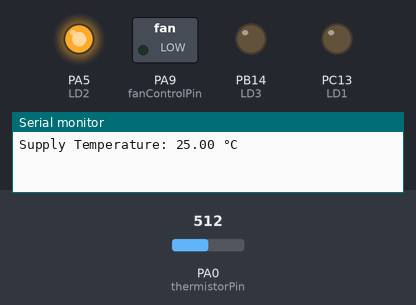
This sketch was run on a simulated STM32 Blue Pill. On the bench: switched loads named in the sketch (green lamp = pin HIGH), output pins drawn as LEDs (lit = HIGH), the last lines printed to the serial monitor. Dashed ring = blinking. The test bench sets the inputs (shaded band); at power-on: PA0 (thermistorPin) = 512.

Above: at 1.2 s.
1.3 s: PA0 (thermistorPin) set to 465
4.7 s: PA0 (thermistorPin) set to 440
At 6.9 s:
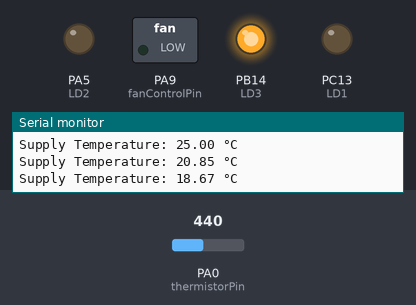
9.6 s: PA0 (thermistorPin) set to 716
At 13.7 s:
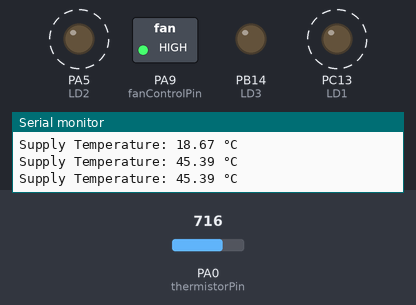
14.1 s: PA0 (thermistorPin) set to 523
17.6 s: PA0 (thermistorPin) set to 497
At 18.9 s:
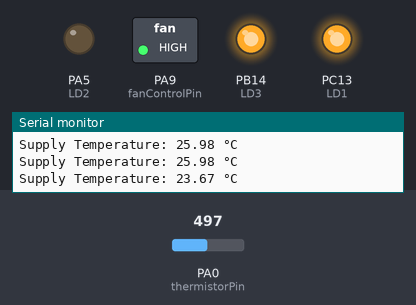
21.6 s: PA0 (thermistorPin) set to 306
At 22.7 s:
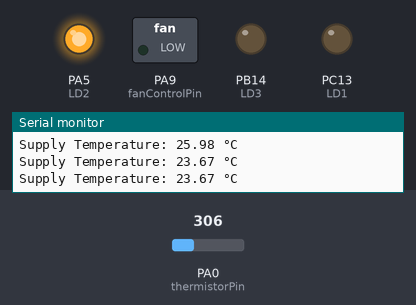
Timing chart, 0 to 27.5 s (numbered marks = the images above; inputs shaded):
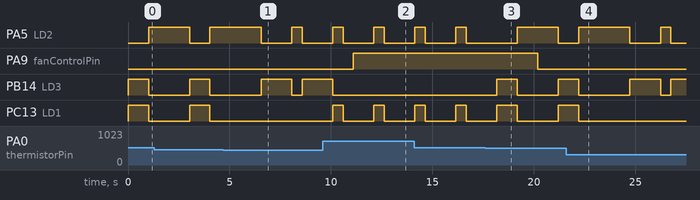

Measured:
- the behaviour switches between 456 and 455 on PA0 (thermistorPin) (found by bisection; images 0 and 1)
- the behaviour switches between 513 and 512 on PA0 (thermistorPin) (found by bisection; images 2 and 3)
- after the input at 4.7 s, PC13 (LD1): stays LOW (without the input it goes to HIGH after 1.4 s)
- after the input at 9.6 s, PA9 (fanControlPin): LOW → HIGH after 1.5 s; PB14 (LD3): goes on until 10.1 s, then stays LOW; PC13 (LD1): alternates HIGH for 0.50 s and LOW for 1.5 s, starting after 0.50 s
- after the input at 17.6 s, PA9 (fanControlPin): HIGH → LOW after 2.6 s; PB14 (LD3): LOW → HIGH after 0.58 s, → LOW 1.0 s later, → HIGH 2.0 s later
- after the input at 21.6 s, PC13 (LD1): goes on until 22.2 s, then stays LOW

The sketch:

TempConFan_jan20a.ino
```cpp
// Thermistor Setup Calculations

const int thermistorPin = A0; // Replace with your actual analog pin
const int fanControlPin = 9; // Replace with your actual fan control pin
const float pad = 10000.0;    // Resistance of your balance/pad resistor (10k in this case)
const float thresholdTemperature = 25.0; // Adjust this threshold temperature as needed

// Define the pin numbers for the three LEDs
#define LD1 LED_BUILTIN
#define LD2 PA5
#define LD3 PB14

float Thermistor(int rawADC) {
  long resistance;
  float temp; // Dual-Purpose variable to save space.

  resistance = pad * ((1024.0 / rawADC) - 1);
  temp = log(resistance);
  temp = 1 / (0.001129148 + (0.000234125 * temp) + (0.0000000876741 * temp * temp * temp));
  temp = temp - 273.15; // Convert Kelvin to Celsius

  return temp; // Return the Temperature
}

void setup() {
  pinMode(fanControlPin, OUTPUT);
  // Initialize the three LED pins as outputs
  pinMode(LD1, OUTPUT);
  pinMode(LD2, OUTPUT);
  pinMode(LD3, OUTPUT);

  Serial.begin(9600);
}

void loop() {
  float supplyTemperature;

  supplyTemperature = Thermistor(analogRead(thermistorPin));
  delay(10);
  supplyTemperature = Thermistor(analogRead(thermistorPin));
  delay(10);

  Serial.print("Supply Temperature: ");
  Serial.print(supplyTemperature);
  Serial.println(" °C");

  // Fan control logic
  if (supplyTemperature > thresholdTemperature) {
    // LED pattern indicating the fan is ON
    digitalWrite(LD1, HIGH);
    digitalWrite(LD2, HIGH);
    digitalWrite(LD3, LOW);
    delay(500);
    digitalWrite(LD1, LOW);
    digitalWrite(LD2, LOW);
    digitalWrite(LD3, LOW);
    delay(500);

    digitalWrite(fanControlPin, HIGH); // Turn the fan on
  } else if (supplyTemperature >= 20.0 && supplyTemperature <= 25.0) {
    // LED pattern indicating "ready to turn on fan"
    digitalWrite(LD1, HIGH);
    digitalWrite(LD2, LOW);
    digitalWrite(LD3, HIGH);
    delay(1000);
    digitalWrite(LD1, LOW);
    digitalWrite(LD2, HIGH);
    digitalWrite(LD3, LOW);
    delay(1000);

    digitalWrite(fanControlPin, LOW); // Turn the fan off
  } else {
    // LED pattern indicating the fan is OFF
    digitalWrite(LD1, LOW);
    digitalWrite(LD2, HIGH);
    digitalWrite(LD3, LOW);
    delay(500);
    digitalWrite(LD1, LOW);
    digitalWrite(LD2, LOW);
    digitalWrite(LD3, HIGH);
    delay(500);

  digitalWrite(fanControlPin, LOW); // Turn the fan off
  }

  delay(1000); // Adjust the delay based on your desired update rate
}
```
